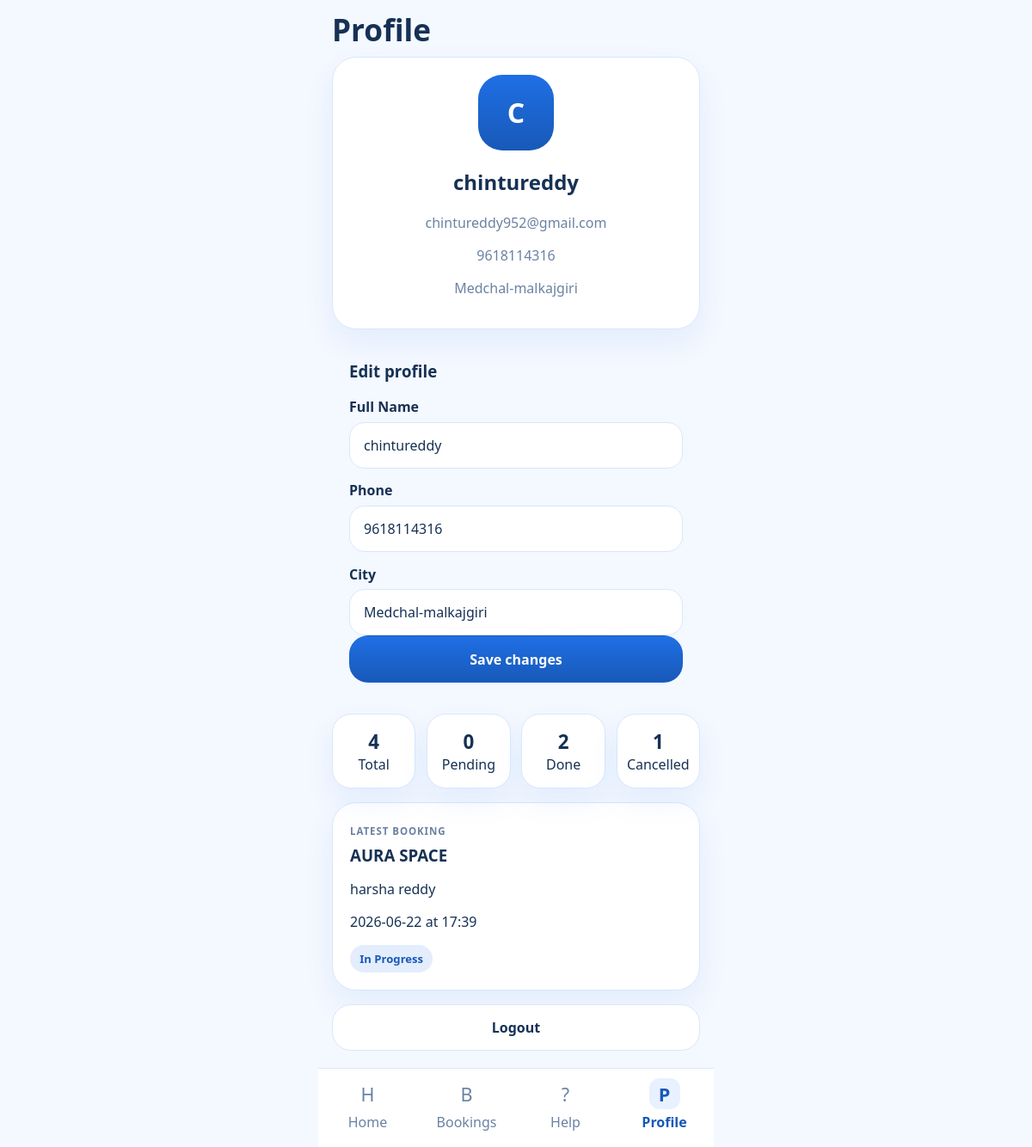
/profile (signed in), run on the app's committed database.
### tables this page shows
CREATE TABLE users (
            id INTEGER PRIMARY KEY AUTOINCREMENT,
            email TEXT UNIQUE NOT NULL,
            phone TEXT NOT NULL,
            password TEXT NOT NULL
        , role TEXT DEFAULT 'user', full_name TEXT, city TEXT);

CREATE TABLE bookings (
            id INTEGER PRIMARY KEY AUTOINCREMENT,
            user_email TEXT,
            service TEXT,
            provider TEXT,
            name TEXT,
            address TEXT,
            date TEXT,
            time TEXT,
            issue TEXT,
            status TEXT DEFAULT 'Pending'
        , customer_phone TEXT, provider_phone TEXT, amount INTEGER DEFAULT 0, created_at TEXT);

### deploy_package/app.py (the view, shortened to what this page needs)
@app.route("/profile", methods=["GET", "POST"])
@login_required
@customer_required
def profile():
    conn = get_db()
    user = get_current_user()
    bookings = conn.execute(
        "SELECT * FROM bookings WHERE user_email = ? ORDER BY id DESC",
        (session["user_email"],),
    ).fetchall()
    conn.close()
    return render_template(
        "profile.html",
        user=user,
        stats=booking_status_breakdown(bookings),
        latest_booking=bookings[0] if bookings else None,
    )

### deploy_package/app.py (called while the page is built, shortened)
def get_db():
    conn = sqlite3.connect(DB_PATH)
    conn.row_factory = sqlite3.Row
    return conn

def login_required(view):
    @wraps(view)
    def wrapped_view(*args, **kwargs):
        if "user_email" not in session:
            flash("Please log in to continue.", "warning")
            return redirect(url_for("login"))
        return view(*args, **kwargs)
    return wrapped_view

def customer_required(view):
    @wraps(view)
    def wrapped_view(*args, **kwargs):
        if session.get("role") == "admin":
            flash("Please use the admin dashboard for admin access.", "warning")
            return redirect(url_for("admin_dashboard"))
        return view(*args, **kwargs)
    return wrapped_view

def get_current_user():
    if "user_email" not in session:
        return None
    conn = get_db()
    user = conn.execute(
        "SELECT * FROM users WHERE email = ?",
        (session["user_email"],),
    ).fetchone()
    conn.close()
    return user

def get_services(search_query=""):
    conn = get_db()
    services = conn.execute(
        """
        SELECT
            s.*,
            COUNT(p.id) AS providers_count
        FROM services s
        LEFT JOIN providers p ON p.service_slug = s.slug
        GROUP BY s.id
        ORDER BY s.name
        """
    ).fetchall()
    conn.close()
    results = [dict(service) for service in services]
    return results

def booking_status_breakdown(bookings):
    counts = {
        "total": len(bookings),
        "pending": 0,
        "accepted": 0,
        "in_progress": 0,
        "completed": 0,
        "cancel_requested": 0,
        "cancelled": 0,
    }
    for booking in bookings:
        status = (booking["status"] or "").strip().lower()
        if status == "pending":
            counts["pending"] += 1
        elif status == "accepted":
            counts["accepted"] += 1
        elif status == "in progress":
            counts["in_progress"] += 1
        elif status == "completed":
            counts["completed"] += 1
        elif status == "cancel requested":
            counts["cancel_requested"] += 1
        elif status == "cancelled":
            counts["cancelled"] += 1
    return counts

@app.context_processor
def inject_layout_data():
    return {
        "nav_services": get_services(),
        "current_role": session.get("role"),
        "current_endpoint": request.endpoint,
    }

### deploy_package/templates/profile.html (shortened to what this page needs)
{% extends "base.html" %}
{% block content %}
<section class="mobile-page-head">
    <h1>Profile</h1>
</section>
<section class="profile-card">
    <div class="profile-avatar">{{ (user.full_name or user.email)[0]|upper }}</div>
    <h2>{{ user.full_name or user.email }}</h2>
    <p>{{ user.email }}</p>
    <p>{{ user.phone or 'No phone added' }}</p>
    <p>{{ user.city or 'City not set' }}</p>
</section>
<section class="profile-edit-card">
    <h3>Edit profile</h3>
    <form method="POST">
        <label>Full Name</label>
        <input type="text" name="full_name" value="{{ user.full_name or '' }}" required>
        <label>Phone</label>
        <input type="text" name="phone" value="{{ user.phone or '' }}" required>
        <label>City</label>
        <input type="text" name="city" value="{{ user.city or '' }}" required>
        <button type="submit" class="primary-btn wide-btn">Save changes</button>
    </form>
</section>
<section class="profile-stats">
    <article>
        <strong>{{ stats.total }}</strong>
        <span>Total</span>
    </article>
    <article>
        <strong>{{ stats.pending }}</strong>
        <span>Pending</span>
    </article>
    <article>
        <strong>{{ stats.completed }}</strong>
        <span>Done</span>
    </article>
    <article>
        <strong>{{ stats.cancelled }}</strong>
        <span>Cancelled</span>
    </article>
</section>
{% if latest_booking %}
<section class="latest-booking-card">
    <span class="eyebrow">Latest booking</span>
    <h3>{{ latest_booking.service }}</h3>
    <p>{{ latest_booking.provider }}</p>
    <p>{{ latest_booking.date }} at {{ latest_booking.time }}</p>
    <span class="status-pill status-{{ latest_booking.status|lower|replace(' ', '-') }}">{{ latest_booking.status }}</span>
</section>
{% endif %}
<section class="profile-actions">
    <a class="secondary-btn wide-btn" href="{{ url_for('logout') }}">Logout</a>
</section>
{% endblock %}

### deploy_package/static/app.css (style rules this page uses)
:root { --bg: #f4f8ff; --surface: #ffffff; --surface-soft: #eef5ff; --line: #d9e7fb; --text: #163154; --muted: #6a82a3; --navy: #1f6fe5; --navy-deep: #1859b8; --accent: #e8f1ff; --danger: #d9534f; --warning: #d59b1f; --success: #238a5a; --shadow: 0 16px 34px rgba(31, 111, 229, 0.08); }
* { box-sizing: border-box; }
body { margin: 0; background: var(--bg); color: var(--text); font-family: "Segoe UI", Arial, sans-serif; }
a { color: inherit; text-decoration: none; }
.eyebrow { display: inline-block; margin-bottom: 0.5rem; letter-spacing: 0.08em; text-transform: uppercase; font-size: 0.72rem; font-weight: 700; color: var(--muted); }
.mobile-auth, .intro-card, .otp-card, .home-hero-panel, .service-mobile-card, .mobile-booking-card, .support-card, .faq-card, .profile-card, .latest-booking-card, .booking-layout > *, .provider-card, .stat-card, .booking-table-shell, .empty-state { background: var(--surface); border: 1px solid var(--line); box-shadow: var(--shadow); }
.mobile-auth h1, .mobile-page-head h1, .section-head h1 { font-size: 2.2rem; line-height: 1.05; margin: 0; }
.mobile-auth p, .service-card-copy p, .booking-detail-line, .muted-line, .faq-card p, .profile-card p, .section-head p, .provider-phone, .booking-table small { color: var(--muted); }
.otp-card, .profile-card, .profile-edit-card, .latest-booking-card { border-radius: 28px; padding: 1.25rem; }
label { display: block; margin: 0.9rem 0 0.4rem; font-weight: 600; }
input, textarea, select { width: 100%; padding: 0.95rem 1rem; border-radius: 18px; border: 1px solid var(--line); background: var(--surface); color: var(--text); font: inherit; }
.primary-btn, .secondary-btn, .table-action, .segment { display: inline-flex; align-items: center; justify-content: center; gap: 0.45rem; border-radius: 22px; padding: 0.95rem 1.25rem; font: inherit; font-weight: 700; border: 1px solid transparent; }
.primary-btn { background: linear-gradient(180deg, var(--navy), var(--navy-deep)); color: white; }
.secondary-btn { background: var(--surface); color: var(--text); border-color: var(--line); }
.wide-btn { width: 100%; }
.mobile-page-head { padding: 0.25rem 0 0.8rem; }
.mobile-booking-head h3, .support-card h3, .faq-card h3, .latest-booking-card h3 { margin: 0; }
.profile-card { text-align: center; }
.profile-avatar { width: 88px; height: 88px; border-radius: 28px; display: grid; place-items: center; margin: 0 auto 1rem; background: linear-gradient(180deg, var(--navy), var(--navy-deep)); color: white; font-size: 2rem; font-weight: 800; }
.profile-stats { display: grid; grid-template-columns: repeat(4, minmax(0, 1fr)); gap: 0.8rem; margin: 1rem 0; }
.profile-edit-card { margin-top: 1rem; }
.profile-edit-card h3 { margin-top: 0; }
.profile-stats article { background: var(--surface); border: 1px solid var(--line); border-radius: 22px; box-shadow: var(--shadow); padding: 1rem 0.5rem; text-align: center; }
.profile-stats strong { display: block; font-size: 1.4rem; }
.profile-actions { display: grid; gap: 0.8rem; margin-top: 1rem; }
.status-pill { display: inline-flex; align-items: center; justify-content: center; padding: 0.45rem 0.7rem; border-radius: 999px; font-size: 0.82rem; font-weight: 700; }
.status-accepted, .status-in-progress { background: rgba(31, 111, 229, 0.12); color: var(--navy-deep); }

### data on the page
users: full_name "C", full_name "chintureddy", email "chintureddy952@gmail.com", phone "9618114316", city "Medchal-malkajgiri"
bookings: service "AURA SPACE", provider "harsha reddy", date "2026-06-22", time "17:39", status "In Progress"

### other printed values
{{ stats.total }} "4"
{{ stats.pending }} "0"
{{ stats.completed }} "2"
{{ stats.cancelled }} "1"
